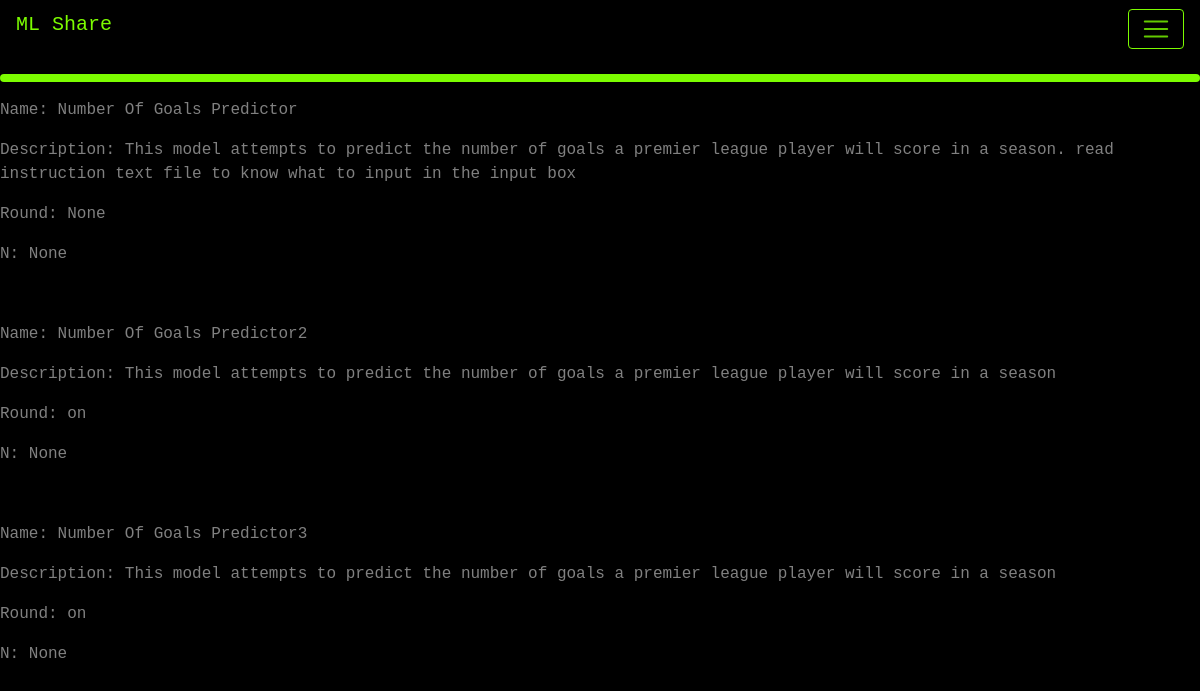
Before: /view with the older database file.
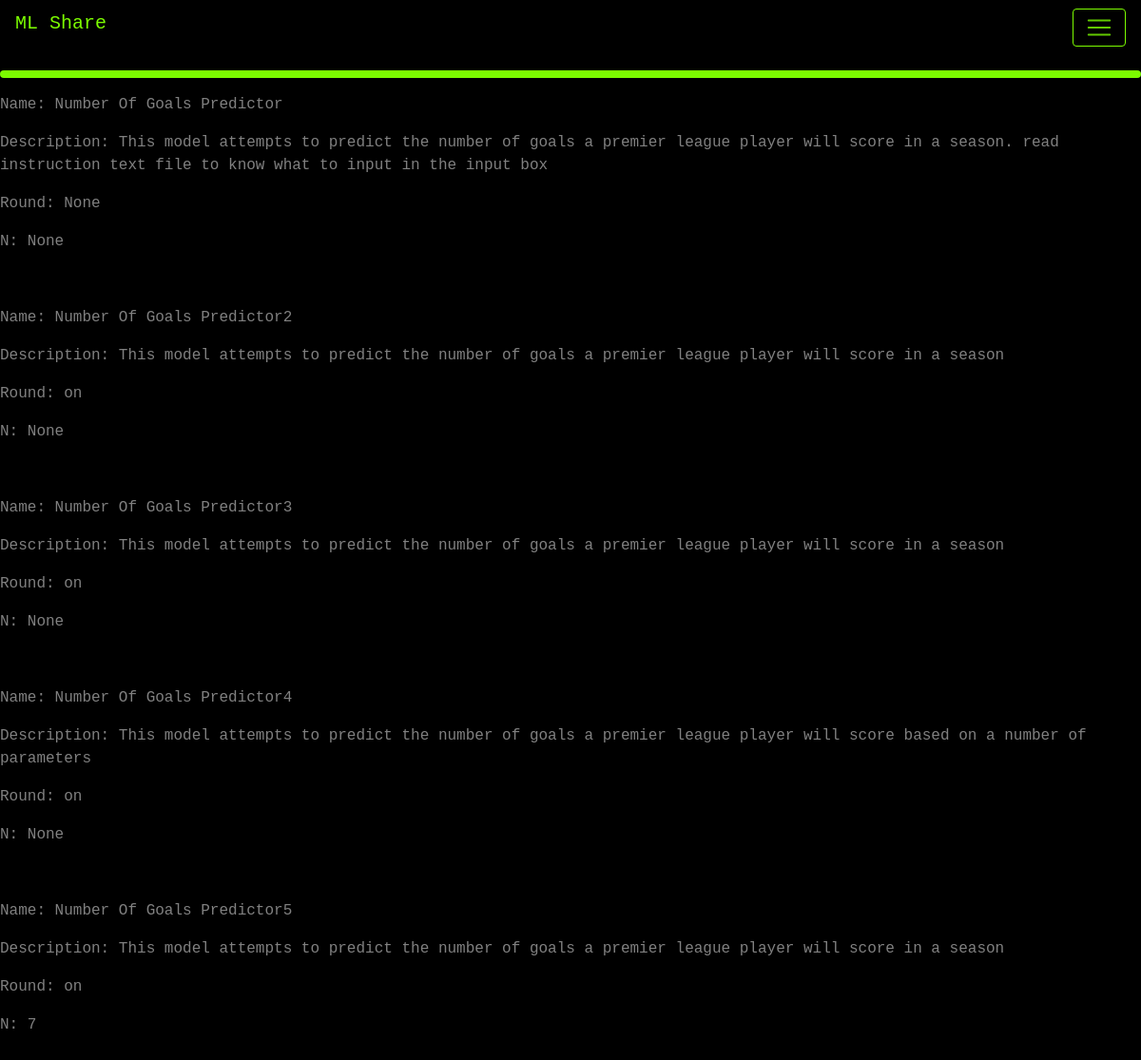
After: the same page with the newer database file.
### app.py (models this page shows, shortened)
class models(db.Model):
    _id = db.Column("id", db.Integer, primary_key=True)
    filename = db.Column(db.String(50))
    filedescription = db.Column(db.String(200))
    data = db.Column(db.LargeBinary)
    instructions = db.Column(db.LargeBinary)
    isround = db.Column(db.String(50))
    dictionary = db.Column(db.LargeBinary)
    parameterorder = db.Column(db.String(50))
    numberofparameters = db.Column(db.Integer())

### app.py (the view)
@app.route("/view")
def view():
    return render_template("view.html", values=models.query.all())

### templates/view.html (shortened to what this page needs)
{% extends "base.html" %}
{% block content %}
    {% for item in values %}
        <p>Name: {{item.filename}}</p>
        <p>Description: {{item.filedescription}}</p>
        <p>Round: {{item.isround}}</p>
        <p>N: {{item.numberofparameters}}</p>
        <p>&ensp;</p>
    {% endfor %}
{% endblock %}

### templates/base.html (shortened to what this page needs)
<html>
<head>
    <link rel="stylesheet" href="https://cdn.jsdelivr.net/npm/bootstrap@4.3.1/dist/css/bootstrap.min.css">
</head>
<link rel="stylesheet" href="/static/styles/style.css"/>
    <body style="background-color:black;">
      <nav class="navbar navbar-dark ", style="background-color: black">
        <a class="navbar-brand" href="/"><h5>ML Share</h5></a>
        <button class="navbar-toggler ml-auto custom-toggler" type="button" data-toggle="collapse" data-target="#navbarNav" aria-controls="navbarNav" aria-expanded="false" aria-label="Toggle navigation">
          <span class="navbar-toggler-icon"></span>
        </button>
      </nav>
      <hr class="rounded">
        {% block content %}
        {% endblock %}
    </body>
</html>

### static/styles/style.css (style rules this page uses)
.custom-toggler.navbar-toggler { border-color: lawngreen; }
p { color: grey; font-family: "Lucida Console", "Courier New", "monospace"; }
h5 { color: lawngreen; font-family: "Lucida Console", "Courier New", "monospace"; }
a { color: rgb(0, 157, 255); }
hr.rounded { border-top: 8px solid lawngreen; width: 100%; }

Changed rows visible on the page:
added models: filename "Number Of Goals Predictor4", filedescription "This model attempts to predict the number of goals a premier league player will score based on a number of parameters", isround "on", numberofparameters "None"
added models: filename "Number Of Goals Predictor5", filedescription "This model attempts to predict the number of goals a premier league player will score in a season", isround "on", numberofparameters "7"
